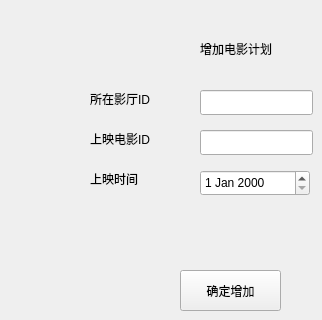
    <widget class="QWidget" name="add_movie_plan_ui">
     <widget class="QLabel" name="label_34">
      <property name="geometry">
       <rect>
        <x>200</x>
        <y>40</y>
        <width>101</width>
        <height>17</height>
       </rect>
      </property>
      <property name="text">
       <string>增加电影计划</string>
      </property>
     </widget>
     <widget class="QLabel" name="label_35">
      <property name="geometry">
       <rect>
        <x>90</x>
        <y>90</y>
        <width>101</width>
        <height>17</height>
       </rect>
      </property>
      <property name="text">
       <string>所在影厅ID</string>
      </property>
     </widget>
     <widget class="QLabel" name="label_36">
      <property name="geometry">
       <rect>
        <x>90</x>
        <y>130</y>
        <width>91</width>
        <height>17</height>
       </rect>
      </property>
      <property name="text">
       <string>上映电影ID</string>
      </property>
     </widget>
     <widget class="QLabel" name="label_37">
      <property name="geometry">
       <rect>
        <x>90</x>
        <y>170</y>
        <width>71</width>
        <height>17</height>
       </rect>
      </property>
      <property name="text">
       <string>上映时间</string>
      </property>
     </widget>
     <widget class="QLineEdit" name="lineEdit_schedule_studio">
      <property name="geometry">
       <rect>
        <x>200</x>
        <y>90</y>
        <width>113</width>
        <height>25</height>
       </rect>
      </property>
     </widget>
     <widget class="QLineEdit" name="lineEdit_schedule_movieName">
      <property name="geometry">
       <rect>
        <x>200</x>
        <y>130</y>
        <width>113</width>
        <height>25</height>
       </rect>
      </property>
     </widget>
     <widget class="QPushButton" name="pushButton_12">
      <property name="geometry">
       <rect>
        <x>180</x>
        <y>270</y>
        <width>101</width>
        <height>41</height>
       </rect>
      </property>
      <property name="text">
       <string>确定增加</string>
      </property>
     </widget>
     <widget class="QDateEdit" name="dateEdit_add_sch">
      <property name="geometry">
       <rect>
        <x>200</x>
        <y>170</y>
        <width>110</width>
        <height>26</height>
       </rect>
      </property>
     </widget>
    </widget>
